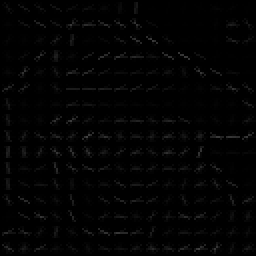
#> input picture test/000_0_0_hog.png, 128 x 128 px (shown 2 times larger); its folder holds only this picture in this run
$ python visualize_hog_img.py -p test   (older library calls are emulated)
#> lines starting #> are read from the running program, lines starting #| are printed output that depends on the picture
### feature_extraction.py
import cv2
from skimage.feature import hog

def get_hog_feature(path=None, image=None, img_height=128, img_width=128, orientations=9, pixels_per_cell=(8, 8),
                    cells_per_block=(2, 2), multichannel=True):

#> called with path = 'test/000_0_0_hog.png', img_height = 128, img_width = 128, orientations = 9, pixels_per_cell = (8, 8), cells_per_block = (2, 2), multichannel = True
    if path is not None:
        img = cv2.imread(path)
#> img is the input picture: shape (128, 128, 3); min 0, max 67, mean 2.9

        print(path)

        if not multichannel:
            img = cv2.cvtColor(img, cv2.COLOR_RGB2GRAY)
    else:
        img = image

    resized_img = cv2.resize(img, (img_width, img_height))

    fd, hog_image = hog(resized_img, orientations=orientations, pixels_per_cell=pixels_per_cell,
                    cells_per_block=cells_per_block, visualize=True, multichannel=multichannel)
#> fd = 8100 values, max 0.526 at index 1530, min 0 at index 2, mean 0.125

    return fd, hog_image


def get_sift_feature():
    pass


def get_bow_feature():
    pass

### visualize_hog_img.py
import argparse
import os
import cv2
from pathlib import Path

from feature_extraction import get_hog_feature

if __name__ == '__main__':
    parser = argparse.ArgumentParser(description='Visualise hog images.')
    parser.add_argument('-p', action='store',
                        type=str, required=True, help='Path to directories that contains all images')

    args = vars(parser.parse_args())
    path = args['p']

    image_paths = os.listdir(path)

    for image_path in image_paths:
        if image_path == '.DS_Store': # Mac burden
            continue

        _, hog_img = get_hog_feature(f'{path}/{image_path}')
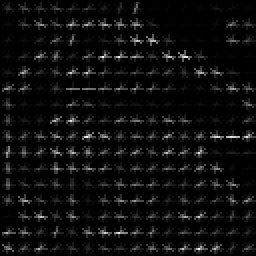
#> hog_img: shape (128, 128) float64 (shown 2 times larger); min 0, max 13.52, mean 0.684; drawn with min black and max white
        img_name = f'./test/{Path(image_path).stem}_hog.png'

        cv2.imwrite(img_name, hog_img)

$ run again, on test/007_1_0_hog.png
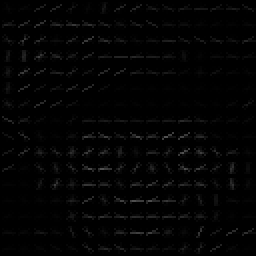
#> input picture test/007_1_0_hog.png, 128 x 128 px (shown 2 times larger)
#> in get_hog_feature, img is the input picture: shape (128, 128, 3); min 0, max 83, mean 3.3
#> fd = 8100 values, max 0.442 at index 2880, min 0 at index 8, mean 0.125
#> `_, hog_img = get_hog_feature(f'{path}/{image_path}')`:
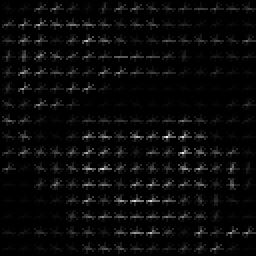
#> hog_img: shape (128, 128) float64 (shown 2 times larger); min 0, max 21.74, mean 0.8; drawn with min black and max white

$ run again, on test/008_0_0_hog.png
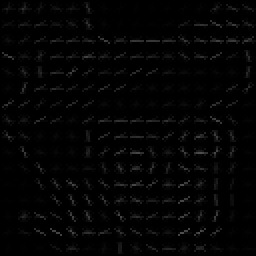
#> input picture test/008_0_0_hog.png, 128 x 128 px (shown 2 times larger)
#> in get_hog_feature, img is the input picture: shape (128, 128, 3); min 0, max 78, mean 3.9
#> fd = 8100 values, max 0.577 at index 850, min 0 at index 26, mean 0.127
#> `_, hog_img = get_hog_feature(f'{path}/{image_path}')`:
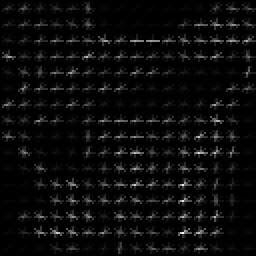
#> hog_img: shape (128, 128) float64 (shown 2 times larger); min 0, max 21.37, mean 0.9; drawn with min black and max white

$ run again, on test/009_0_0_hog.png
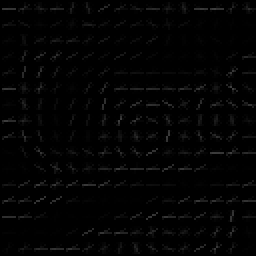
#> input picture test/009_0_0_hog.png, 128 x 128 px (shown 2 times larger)
#> in get_hog_feature, img is the input picture: shape (128, 128, 3); min 0, max 64, mean 3.2
#> fd = 8100 values, max 0.52 at index 7024, min 0 at index 1, mean 0.119
#> `_, hog_img = get_hog_feature(f'{path}/{image_path}')`:
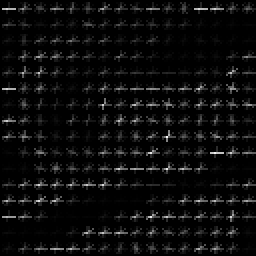
#> hog_img: shape (128, 128) float64 (shown 2 times larger); min 0, max 16.67, mean 0.808; drawn with min black and max white

$ run again, on test/001_1_0_hog.png
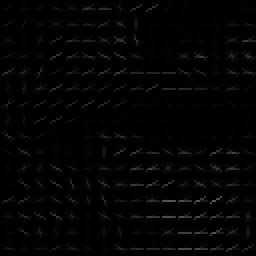
#> input picture test/001_1_0_hog.png, 128 x 128 px (shown 2 times larger)
#> in get_hog_feature, img is the input picture: shape (128, 128, 3); min 0, max 87, mean 3.4
#> fd = 8100 values, max 0.611 at index 1966, min 0 at index 5, mean 0.123
#> `_, hog_img = get_hog_feature(f'{path}/{image_path}')`:
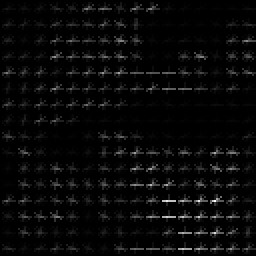
#> hog_img: shape (128, 128) float64 (shown 2 times larger); min 0, max 24.27, mean 0.8; drawn with min black and max white
